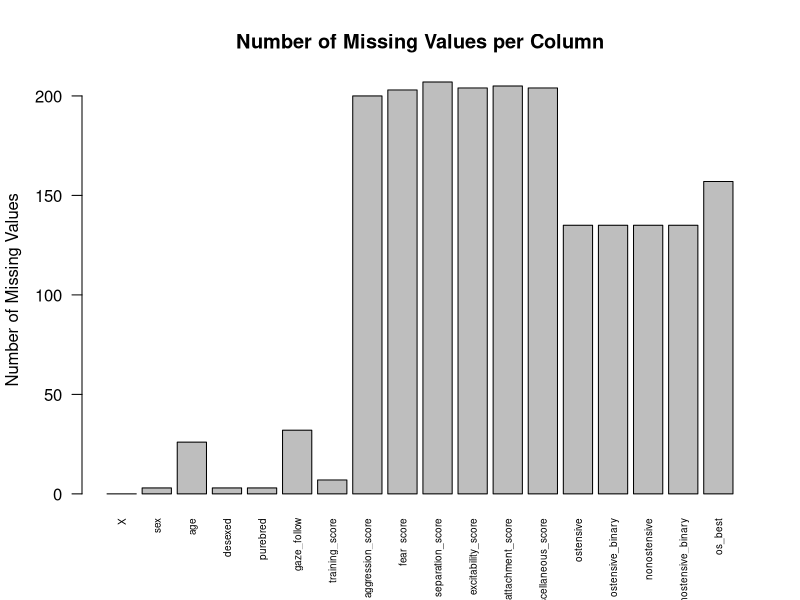
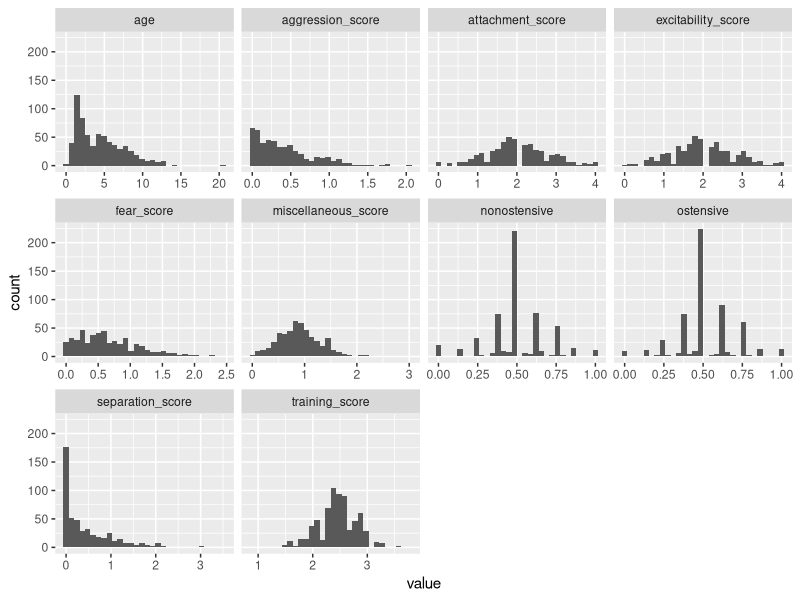

Recreate these plots in R, in order. (Note: this script raises an error after producing the figures.)
## ---- chunk 1
library(tidyverse)
library(knitr) 
library(here)
set.seed(1234567)
manydogs_feature_selection <- read.csv("manydogs_feature_selection.csv")
## ---- chunk 2
#create vector with how many NAs are in each column in the dataset
missing_frequency_in_manydogs_data <- colSums(is.na(manydogs_feature_selection))  

#Create a barplot for the values frequency of missing values in the manydogs dataset
missing_values_barplot <- barplot(missing_frequency_in_manydogs_data,
                              main = "Number of Missing Values per Column",
                              ylab = "Number of Missing Values",
                              las = 2,
                              cex.names = .6)
## ---- chunk 3
manydogs_summary <- manydogs_feature_selection |>  #summarize continuous data
  select(c(age,training_score:ostensive,nonostensive)) |>  #grab the 8 columns we needed
  summary()  #Show me a summary of all the columns that I selected

manydogs_summary
## ---- chunk 4
# Grab just the continuous predictors
manydogs_missing <- manydogs_feature_selection |> 
  select(c(age,training_score:ostensive,nonostensive))

# Calculate the percentage of missing values for each column
missing_percent <- colMeans(is.na(manydogs_missing)) * 100

# Print the missing summary
missing_percent

## ---- chunk 5
# Subset the dataframe to include only the specified columns
subset_data <- manydogs_feature_selection |> 
  select("age", "training_score", "aggression_score", "fear_score", 
                     "separation_score", "excitability_score", "attachment_score", 
                     "miscellaneous_score", "ostensive", "nonostensive")

# Convert the data to long format, specifying the variable column
subset_data_long <- pivot_longer(subset_data, cols = everything(), names_to = "variable", values_to = "value", names_transform = list(variable = as.character))

# Create histograms using facet_wrap
ggplot(subset_data_long, aes(x = value)) +
  geom_histogram() +
  facet_wrap(~ variable, scales = "free_x")
## ---- chunk 6
#create a data frame that replaces missing data with the column mean or median calculated above in summary tables
manydogs_missing_cont <- manydogs_feature_selection |> 
  mutate(age=replace_na(age, median(age, na.rm=TRUE)), #change NAs in the age column to the median of the age column
        training_score=replace_na(training_score, mean(training_score, na.rm=TRUE)), #change NAs in the training column to the mean of the column
        aggression_score=replace_na(aggression_score, median(aggression_score, na.rm=TRUE)),#change NAs in aggression column to median of the column
        fear_score=replace_na(fear_score, median(fear_score, na.rm=TRUE)), #change NAs in fear column to median of the column
        separation_score=replace_na(separation_score, median(separation_score, na.rm=TRUE)), #change NAs in separation column to the median of the column
        excitability_score=replace_na(excitability_score, mean(excitability_score, na.rm=TRUE)), #change NAs in excitability column to mean of the column
        attachment_score=replace_na(attachment_score, mean(attachment_score, na.rm=TRUE)),#change NAs in attachment column to mean of the column
        miscellaneous_score=replace_na(miscellaneous_score, mean(miscellaneous_score, na.rm=TRUE)), #change NAs in miscellaneous column to mean of the column
        ostensive=replace_na(ostensive, mean(ostensive, na.rm = TRUE)),
        nonostensive=replace_na(nonostensive, mean(nonostensive, na.rm = TRUE)))

## ---- chunk 7
#create a function that finds the mode of a column
get_mode <- function(x) {
  uniq_x <- unique(x)
  uniq_x[which.max(tabulate(match(x, uniq_x)))]
}

#Selects the columns we are interested in and finds the mode
manydogs_feature_selection |> 
  select(sex, desexed, purebred, gaze_follow, ostensive_binary, nonostensive_binary, nonos_best) |> 
  summarise(across(everything(), get_mode))

## ---- chunk 8
# add highest frequency per column to missing data in the data frame
manydogs_missing_handled <- manydogs_missing_cont |>
  mutate(sex = replace_na(sex, 1),  #change the NAs in the sex column to 1
         desexed = replace_na(desexed, 1),
         purebred = replace_na(purebred, 1),
         gaze_follow = replace_na(gaze_follow, 3),
         ostensive_binary = replace_na(ostensive_binary, 0),
         nonostensive_binary = replace_na(nonostensive_binary, 0),
         nonos_best = replace_na(nonos_best, 0))
## ---- chunk 9
write.csv(manydogs_missing_handled, file = "manydogs_missing_handled.csv")
## ---- chunk 10
missing_frequency_after_missing_handled <- colSums(is.na(manydogs_missing_handled)) #Add together any time that a column has an NA

missing_frequency_after_missing_handled
